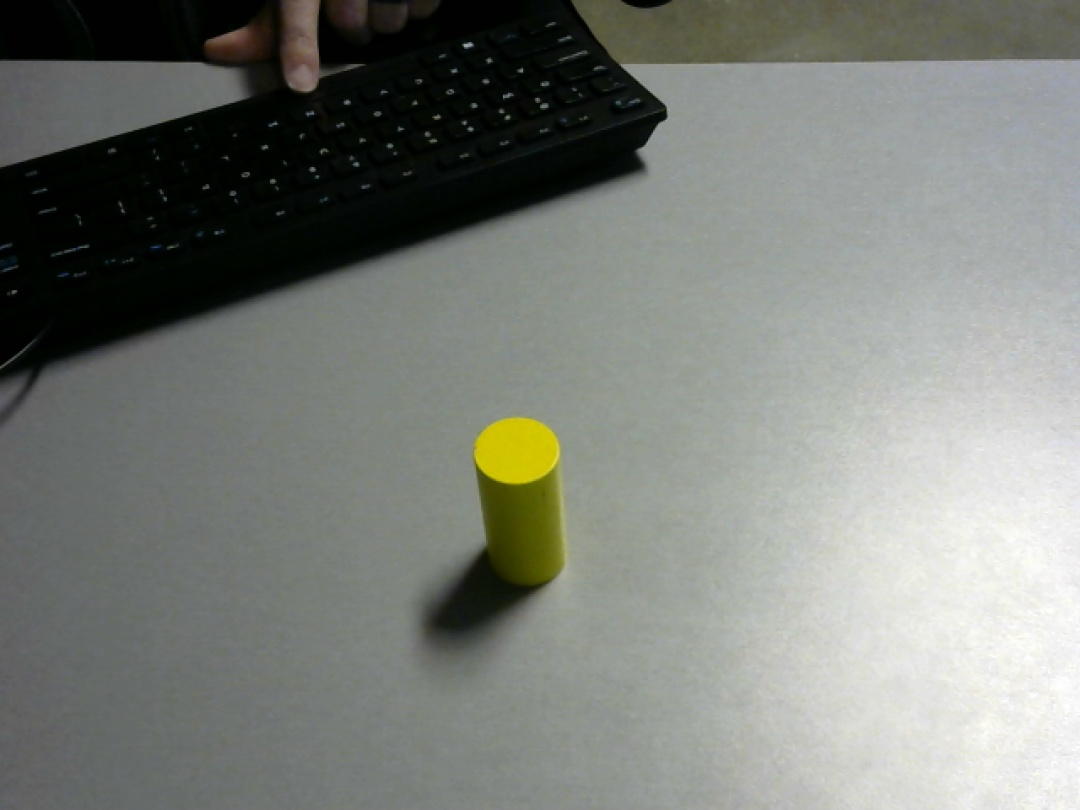
#> input picture Project/sample_image.jpg, 1080 x 810 px
$ python detect_edge_draw_center.py
#> lines starting #> are read from the running program, lines starting #| are printed output that depends on the picture
#> in process_image, image is the input picture: shape (810, 1080, 3); mean B, G, R 120.2, 126.1, 122.8
### Project/roi_selection.py
import cv2
import numpy as np

class ROISelector:
    HEADER_HEIGHT = 40  # Height in pixels for the instruction bar

    def __init__(self, image):
        self.image = image
        self.ref_point = []
        self.cropping = False
        self.roi_coords = None
        self.display_copy = self.add_instructions(self.image.copy(),
                                                  "Click and drag to select ROI. Press SPACE to confirm or 'q' to quit.")

    def add_instructions(self, img, text):
        """
        Draw a header bar with instructions at the top of the image.
        """
        overlay = img.copy()
        # Draw a filled rectangle as the header bar
        cv2.rectangle(overlay, (0, 0), (img.shape[1], self.HEADER_HEIGHT), (50, 50, 50), thickness=cv2.FILLED)
        # Put white text over the bar
        cv2.putText(overlay, text, (10, 25), cv2.FONT_HERSHEY_SIMPLEX, 0.7, (255, 255, 255), 2)
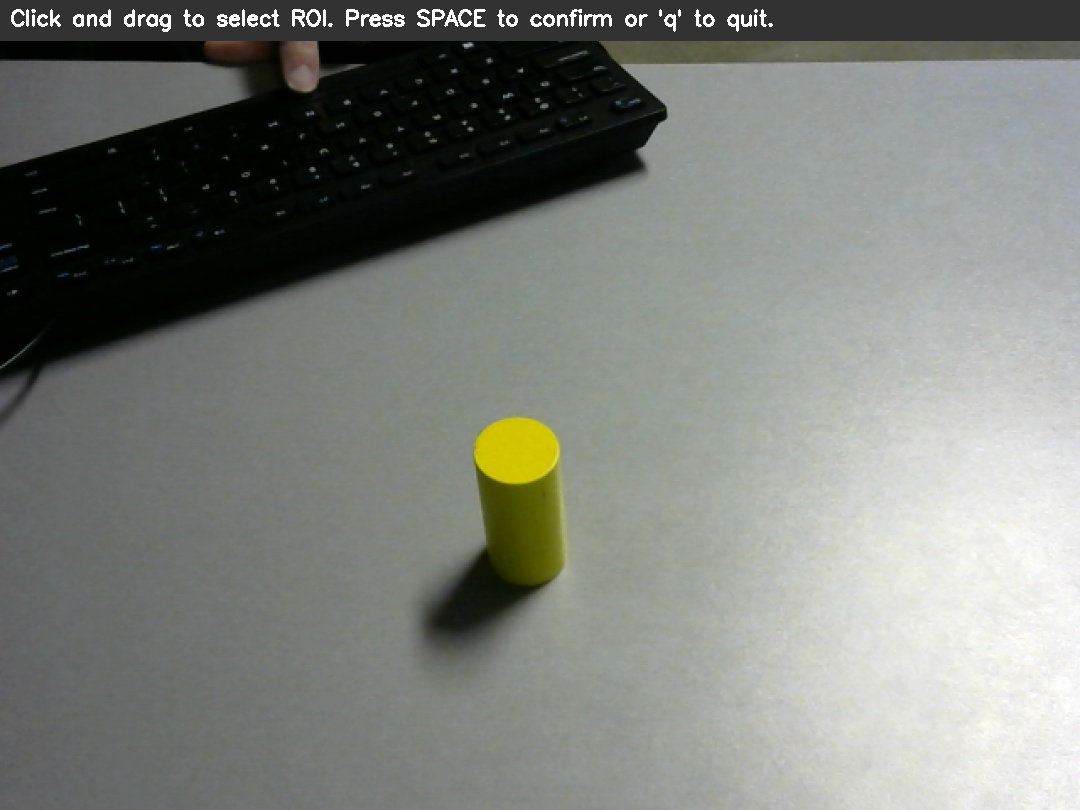
#> overlay: shape (810, 1080, 3); mean B, G, R 121.8, 127.2, 123.8
        return overlay

    # [23 lines left out: function click_and_drag, not called in this run]

    def get_roi(self):
        cv2.namedWindow("Image")
        cv2.setMouseCallback("Image", self.click_and_drag)

        while True:
            cv2.imshow("Image", self.display_copy)
            key = cv2.waitKey(1) & 0xFF
#> (key q is pressed here)

            if key == 32:  # SPACE key confirms selection if ROI exists
                if self.roi_coords is not None:
                    break
            elif key == ord('q'):
                self.roi_coords = None
                break

        cv2.destroyAllWindows()
        return self.roi_coords


def image_select(image_path):
    image = cv2.imread(image_path)
    if image is None:
        raise ValueError("Error: Image not found.")
    return ROISelector(image)


# [24 lines left out: function live_select, not called in this run]

### Project/detect_edge_draw_center.py
import cv2
import numpy as np
import roi_selection  # Import the ROI selection module

def process_image(image_path):
    # Load the full original image and create a copy for drawing.
    image = cv2.imread(image_path)
    output = image.copy()

    # Use image_select to let the user choose an ROI on the full image.
    selector = roi_selection.image_select(image_path)
    roi_coords = selector.get_roi()

    if roi_coords is None:
        print("No ROI selected.")
        return None

    # Unpack ROI coordinates.
    (x1, y1, x2, y2) = roi_coords

    # Extract the ROI region for processing (without cropping the display image).
    roi = image[y1:y2, x1:x2]

    # Process the ROI: convert to grayscale, blur, and apply Canny edge detection.
    gray = cv2.cvtColor(roi, cv2.COLOR_BGR2GRAY)
    blurred = cv2.GaussianBlur(gray, (5, 5), 0)
    edges = cv2.Canny(blurred, 50, 150)

    # Find contours on the edge-detected ROI.
    contours, hierarchy = cv2.findContours(edges.copy(), cv2.RETR_EXTERNAL, cv2.CHAIN_APPROX_SIMPLE)

    # Offset the contours so they are drawn in the correct location on the full image.
    offset_contours = []
    for cnt in contours:
        cnt_offset = cnt + [x1, y1]  # Apply the ROI offset
        offset_contours.append(cnt_offset)

    # Draw all detected contours in blue (BGR: blue is (255, 0, 0)) on the output image.
    cv2.drawContours(output, offset_contours, -1, (255, 0, 0), 2)

    # For the largest contour, compute its centroid and draw it in red (BGR: red is (0, 0, 255)).
    if contours:
        largest_contour = max(contours, key=cv2.contourArea)
        M = cv2.moments(largest_contour)
        if M["m00"] != 0:
            cX = int(M["m10"] / M["m00"]) + x1  # Adjust centroid x-coordinate with ROI offset.
            cY = int(M["m01"] / M["m00"]) + y1  # Adjust centroid y-coordinate with ROI offset.
            cv2.circle(output, (cX, cY), 5, (0, 0, 255), -1)
        else:
            print("Largest contour has zero area; cannot compute centroid.")
    else:
        print("No contours found.")

    # Optionally, draw the ROI rectangle on the full image for reference.
    cv2.rectangle(output, (x1, y1), (x2, y2), (0, 255, 0), 2)

    return output

def main():
    image_path = "sample_image.jpg"

    while True:
        processed_image = process_image(image_path)
        if processed_image is None:
            break

        cv2.imshow("Detected Object with Edges", processed_image)
        key = cv2.waitKey(0) & 0xFF

        if key == ord('q'):
            break
        elif key == 32:  # SPACE key pressed: restart the process.
            cv2.destroyAllWindows()
            continue

    cv2.destroyAllWindows()

if __name__ == "__main__":
    main()
